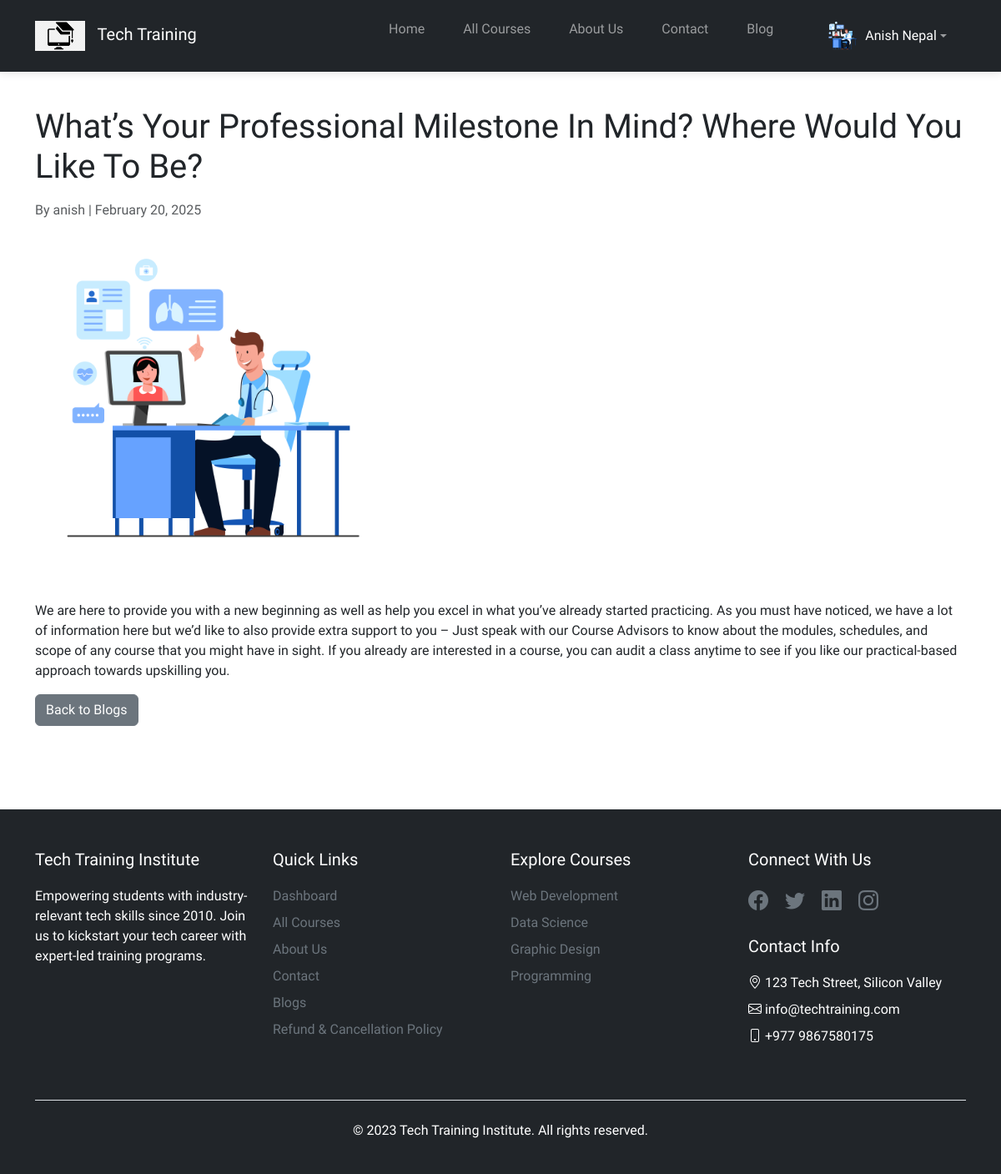
/blogs/whats-your-professional-milestone----/ (signed in), run on the app's committed database.
### main_page_app/models.py (models this page shows, shortened)
class CustomUser(AbstractUser):
    USER_TYPE = (
        ("student", "Student"),
        ("instructor", "Instructor"),
    )
    user_type = models.CharField(max_length=100, choices=USER_TYPE)
    user_profile_image = models.ImageField(upload_to="images/profile_images/")
    phone = models.CharField(max_length=15, blank=True, null=True)
    address = models.TextField(blank=True, null=True)
    bio = models.TextField(blank=True, null=True)
    def __str__(self):
        return self.username

class BlogPost(models.Model):
    title = models.CharField(max_length=255)
    slug=models.SlugField(unique=True,blank=True)
    author = models.ForeignKey(CustomUser, on_delete=models.CASCADE)
    content = models.TextField()
    blog_image = models.ImageField(upload_to="images/blog_images/",null=True,blank=True)
    created_at = models.DateTimeField(auto_now_add=True)
    updated_at = models.DateTimeField(auto_now=True)

### main_page_app/views.py (the view)
# urls.py: path("blogs/<slug:slug>/", blog_details, name="blog_detail"),
def blog_details(request, slug):
    blog = BlogPost.objects.get(slug=slug)
    return render(request, "mainpage_html/blog_detail.html", {"blog": blog})

### main_page_app/templates/mainpage_html/blog_detail.html (shortened to what this page needs)
{% extends "base.html" %}
{% load static %}
{% block content %}
<div class="container my-5"  data-aos="fade-down" data-aos-duration="1000">
  <h1 class="mb-3">{{ blog.title }}</h1>
  <p class="text-muted">By {{ blog.author }} | {{ blog.created_at|date:"F d, Y" }}</p>
  <img src="{% if blog.blog_image %}{{ blog.blog_image.url }}{% else %}{% static 'images/default-blog.png' %}
  {% endif %}" class="img-fluid mb-4" alt="{{ blog.title }}" style="max-height: 400px; object-fit: cover;">
  <p>{{ blog.content|linebreaks }}</p>
  <a href="{% url 'blog_list' %}" class="btn btn-secondary">Back to Blogs</a>
</div>
{% endblock %}

### main_page_app/templates/base.html (shortened to what this page needs)
{% load static %}
<!DOCTYPE html>
<html lang="en">
  <head>
    <link
      href="https://cdn.jsdelivr.net/npm/bootstrap@5.3.0/dist/css/bootstrap.min.css"
      rel="stylesheet"
    />
    <link
      rel="stylesheet"
      href="https://cdn.jsdelivr.net/npm/bootstrap-icons@1.7.2/font/bootstrap-icons.css"
    />
    <link href="https://cdnjs.cloudflare.com/ajax/libs/font-awesome/6.0.0-beta3/css/all.min.css" rel="stylesheet">
    <link rel="stylesheet" href="{% static 'css/styles.css' %}" />
    <link rel="stylesheet" href="{% static 'css/aos.css' %}" />
  </head>
  <body>
    <nav class="navbar navbar-expand-lg navbar-dark bg-dark fixed-top">
      <div class="container">
        <a class="navbar-brand" href="{% url 'home' %}">
          <img
            src="{% static 'images/logo.png' %}"
            alt="Logo"
            width="60"
            class="d-inline-block align-text-left"
          />
          Tech Training
        </a>
        <div class="collapse navbar-collapse" id="navbarNav">
          <ul class="navbar-nav ms-auto">
            <li class="nav-item">
              <a class="nav-link {% if request.path == '/' %}active{% endif %}" aria-current="page" href="{% url 'home' %}"
                >Home</a
              >
            </li>
            <li class="nav-item">
              <a class="nav-link {% if request.path == '/courses' %}active{% endif %}" href="{% url 'courses' %}">All Courses</a>
            </li>
            <li class="nav-item">
              <a class="nav-link {% if request.path == '/about_us' %}active{% endif %}" href="{% url 'aboutus' %}">About Us</a>
            </li>
            <li class="nav-item">
              <a class="nav-link {% if request.path == '/contact' %}active{% endif %}" href="{% url 'contact' %}">Contact</a>
            </li>
            <li class="nav-item">
              <a class="nav-link {% if request.path == '/blogs' %}active{% endif %}" href="{% url 'blog_list' %}">Blog</a>
            </li>
            {% if user.is_authenticated %}
            <li class="nav-item dropdown ms-3">
                <a class="nav-link dropdown-toggle d-flex align-items-center" href="#" id="userDropdown" role="button" data-bs-toggle="dropdown" aria-expanded="false">
                    <img src="{% if user.user_profile_image %}{{ user.user_profile_image.url }}{% else %}{% static 'images/default-user.png' %}{% endif %}"
                         alt="Profile Image"
                         class="rounded-circle"
                         style="width: 40px; height: 40px; object-fit: cover;">
                    <span class="ms-2 text-white">{{ user.first_name }} {{ user.last_name }}</span>
                </a>
            </li>
            {% endif %}
          </ul>
        </div>
      </div>
    </nav>
    {% block content %}{% endblock %}
    <footer class="bg-dark text-white pt-5 pb-4">
      <div class="container">
        <div class="row">
          <div class="col-md-3 mb-4">
            <h5>Tech Training Institute</h5>
            <p class="text-white mt-3">
              Empowering students with industry-relevant tech skills since 2010.
              Join us to kickstart your tech career with expert-led training
              programs.
            </p>
          </div>
          <div class="col-md-3 mb-4">
            <h5>Quick Links</h5>
            <ul class="list-unstyled mt-3">
              {% if user.is_authenticated %}
              <li>
                <a href="{% url 'dashboard' %}" class="text-decoration-none text-secondary"
                  >Dashboard</a
                >
              </li>
              {% else %}
              <li>
                <a href="{% url 'login' %}" class="text-decoration-none text-secondary"
                  >Dashboard</a
                >
              </li>
              {% endif %}
              <li class="mt-2">
                <a href="{% url 'courses' %}" class="text-decoration-none text-secondary"
                  >All Courses</a
                >
              </li>
              <li class="mt-2">
                <a href="{% url 'aboutus' %}" class="text-decoration-none text-secondary"
                  >About Us</a
                >
              </li>
              <li class="mt-2">
                <a href="{% url 'contact' %}" class="text-decoration-none text-secondary"
                  >Contact</a
                >
              </li>
              <li class="mt-2">
                <a href="{% url 'blog_list' %}" class="text-decoration-none text-secondary"
                  >Blogs</a
                >
              </li>
              <li class="mt-2">
                <a href="{% url 'policy' %}" class="text-decoration-none text-secondary"
                  >Refund & Cancellation Policy</a
                >
              </li>
            </ul>
          </div>
          <div class="col-md-3 mb-4">
            <h5>Explore Courses</h5>
            <ul class="list-unstyled mt-3">
              <li>
                <a href="#" class="text-decoration-none text-secondary"
                  >Web Development</a
                >
              </li>
              <li class="mt-2">
                <a href="#" class="text-decoration-none text-secondary"
                  >Data Science</a
                >
              </li>
              <li class="mt-2">
                <a href="#" class="text-decoration-none text-secondary"
                  >Graphic Design</a
                >
              </li>
              <li class="mt-2">
                <a href="#" class="text-decoration-none text-secondary"
                  >Programming</a
                >
              </li>
            </ul>
          </div>
          <div class="col-md-3 mb-4">
            <h5>Connect With Us</h5>
            <div class="mt-3 social-links">
              <a href="https://www.facebook.com/" target="_blank" class="text-secondary me-3"
                ><i class="bi bi-facebook fs-4"></i
              ></a>
              <a href="#" class="text-secondary me-3"
                ><i class="bi bi-twitter fs-4"></i
              ></a>
              <a href="#" class="text-secondary me-3"
                ><i class="bi bi-linkedin fs-4"></i
              ></a>
              <a href="#" class="text-secondary"
                ><i class="bi bi-instagram fs-4"></i
              ></a>
            </div>
            <h5 class="mt-4">Contact Info</h5>
            <ul class="list-unstyled mt-3">
              <li class="text-white">
                <i class="bi bi-geo-alt"></i> 123 Tech Street, Silicon Valley
              </li>
              <li class="text-white mt-2">
                <i class="bi bi-envelope"></i> info@techtraining.com
              </li>
              <li class="text-white mt-2">
                <i class="bi bi-phone"></i> +977 9867580175
              </li>
            </ul>
          </div>
        </div>
        <div class="border-top pt-4 mt-4 text-center">
          <p class="text-white">
            &copy; 2023 Tech Training Institute. All rights reserved.
          </p>
        </div>
      </div>
    </footer>
  </body>
</html>

### main_page_app/static/css/styles.css (style rules this page uses)
body { padding-top: 80px; font-family: var(--font-base), sans-serif; }
.navbar { padding: 15px 0; box-shadow: 0 2px 10px rgba(0, 0, 0, 0.1); }
.navbar-brand img { margin-right: 10px; }
.nav-link { margin: 0 15px; font-weight: 500; transition: all 0.3s ease; }
footer { margin-top: 100px; }
footer h5 { color: #fff; margin-bottom: 20px; }
:root { --font-base: "Bai Jamjuree"; }

### data on the page
CustomUser: user_profile_image (picture), first_name "Anish", last_name "Nepal"
BlogPost: title "What’s Your Professional Milestone In Mind? Where Would You Like To Be?", author "anish", created_at "February 20, 2025", blog_image (picture), content "We are here to provide you with a new beginning as well as help you excel in what you’ve already started practicing. As you must have noticed, we have a lot of information here but we’d like to also provide extra support to you – Just speak with our Course Advisors to know about the modules, schedules, and scope of any course that you might have in sight. If you already are interested in a course, you can audit a class anytime to see if you like our practical-based approach towards upskilling you."
